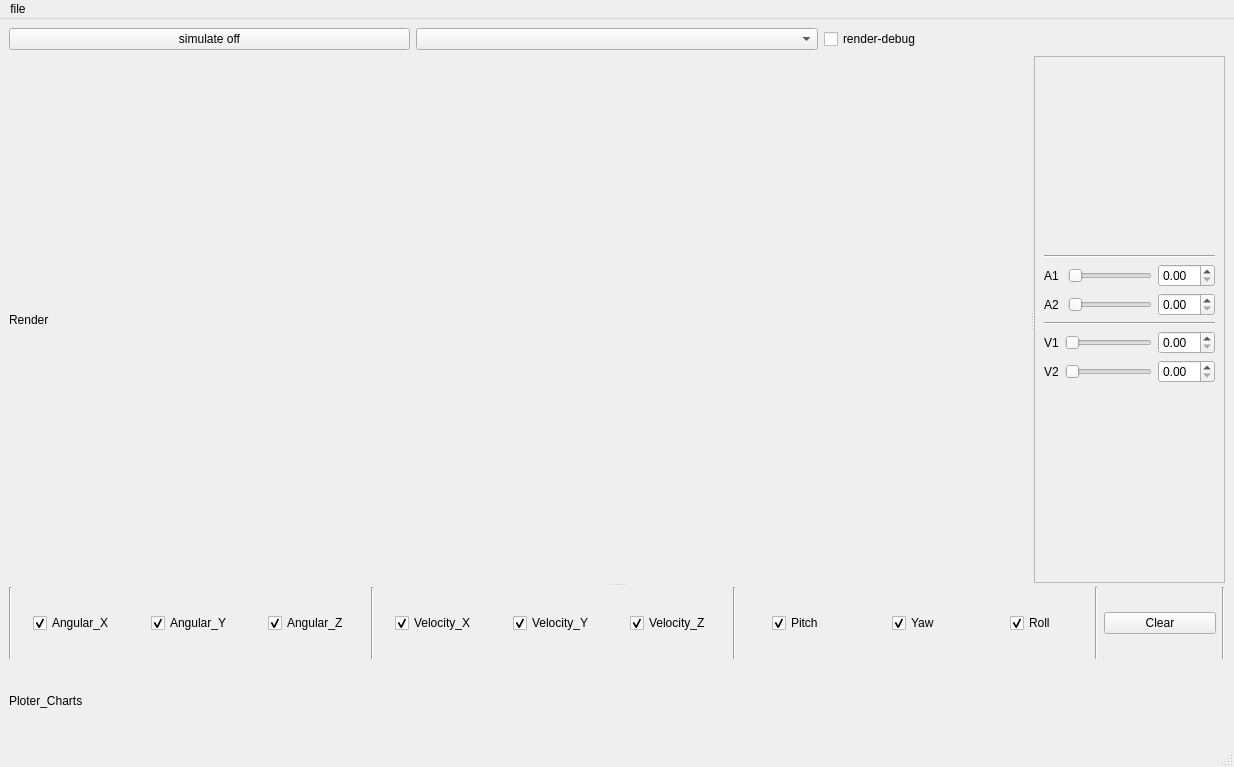
<?xml version="1.0" encoding="UTF-8"?>
<ui version="4.0">
 <class>MainWindow</class>
 <widget class="QMainWindow" name="MainWindow">
  <property name="geometry">
   <rect>
    <x>0</x>
    <y>0</y>
    <width>1234</width>
    <height>767</height>
   </rect>
  </property>
  <property name="windowTitle">
   <string>MainWindow</string>
  </property>
  <widget class="QWidget" name="centralwidget">
   <layout class="QGridLayout" name="gridLayout_2">
    <item row="0" column="0">
     <layout class="QHBoxLayout" name="horizontalLayout">
      <item>
       <widget class="QPushButton" name="pushButton_Simulate">
        <property name="text">
         <string>simulate off</string>
        </property>
       </widget>
      </item>
      <item>
       <widget class="QComboBox" name="comboBox"/>
      </item>
      <item>
       <widget class="QCheckBox" name="checkBox">
        <property name="text">
         <string>render-debug</string>
        </property>
       </widget>
      </item>
     </layout>
    </item>
    <item row="1" column="0">
     <widget class="QSplitter" name="splitter_3">
      <property name="sizePolicy">
       <sizepolicy hsizetype="Minimum" vsizetype="Minimum">
        <horstretch>0</horstretch>
        <verstretch>0</verstretch>
       </sizepolicy>
      </property>
      <property name="minimumSize">
       <size>
        <width>90</width>
        <height>90</height>
       </size>
      </property>
      <property name="orientation">
       <enum>Qt::Vertical</enum>
      </property>
      <widget class="QSplitter" name="splitter_2">
       <property name="sizePolicy">
        <sizepolicy hsizetype="Minimum" vsizetype="Minimum">
         <horstretch>0</horstretch>
         <verstretch>0</verstretch>
        </sizepolicy>
       </property>
       <property name="minimumSize">
        <size>
         <width>0</width>
         <height>60</height>
        </size>
       </property>
       <property name="orientation">
        <enum>Qt::Horizontal</enum>
       </property>
       <widget class="QSplitter" name="splitter">
        <property name="sizePolicy">
         <sizepolicy hsizetype="Minimum" vsizetype="Minimum">
          <horstretch>90</horstretch>
          <verstretch>0</verstretch>
         </sizepolicy>
        </property>
        <property name="orientation">
         <enum>Qt::Horizontal</enum>
        </property>
        <widget class="GLWidget_Quadrocopter" name="label_opengl">
         <property name="sizePolicy">
          <sizepolicy hsizetype="Minimum" vsizetype="Minimum">
           <horstretch>0</horstretch>
           <verstretch>0</verstretch>
          </sizepolicy>
         </property>
         <property name="text">
          <string>Render</string>
         </property>
        </widget>
       </widget>
       <widget class="QScrollArea" name="scrollArea">
        <property name="widgetResizable">
         <bool>true</bool>
        </property>
        <widget class="QWidget" name="scrollAreaWidgetContents">
         <property name="geometry">
          <rect>
           <x>0</x>
           <y>0</y>
           <width>205</width>
           <height>262</height>
          </rect>
         </property>
         <layout class="QGridLayout" name="gridLayout">
          <item row="0" column="0">
           <layout class="QVBoxLayout" name="verticalLayout">
            <item>
             <widget class="Line" name="line_2">
              <property name="orientation">
               <enum>Qt::Horizontal</enum>
              </property>
             </widget>
            </item>
            <item>
             <layout class="QHBoxLayout" name="horizontalLayout_4">
              <item>
               <widget class="QLabel" name="label_4">
                <property name="text">
                 <string>A1 </string>
                </property>
               </widget>
              </item>
              <item>
               <widget class="QSlider" name="horizontalSlider_A1">
                <property name="orientation">
                 <enum>Qt::Horizontal</enum>
                </property>
               </widget>
              </item>
              <item>
               <widget class="QDoubleSpinBox" name="doubleSpinBox"/>
              </item>
             </layout>
            </item>
            <item>
             <layout class="QHBoxLayout" name="horizontalLayout_5">
              <item>
               <widget class="QLabel" name="label_3">
                <property name="text">
                 <string>A2 </string>
                </property>
               </widget>
              </item>
              <item>
               <widget class="QSlider" name="horizontalSlider_A2">
                <property name="orientation">
                 <enum>Qt::Horizontal</enum>
                </property>
               </widget>
              </item>
              <item>
               <widget class="QDoubleSpinBox" name="doubleSpinBox_2"/>
              </item>
             </layout>
            </item>
            <item>
             <widget class="Line" name="line">
              <property name="orientation">
               <enum>Qt::Horizontal</enum>
              </property>
             </widget>
            </item>
            <item>
             <layout class="QHBoxLayout" name="horizontalLayout_2">
              <item>
               <widget class="QLabel" name="label_2">
                <property name="text">
                 <string>V1</string>
                </property>
               </widget>
              </item>
              <item>
               <widget class="QSlider" name="horizontalSlider_V1">
                <property name="orientation">
                 <enum>Qt::Horizontal</enum>
                </property>
               </widget>
              </item>
              <item>
               <widget class="QDoubleSpinBox" name="doubleSpinBox_v1"/>
              </item>
             </layout>
            </item>
            <item>
             <layout class="QHBoxLayout" name="horizontalLayout_3">
              <item>
               <widget class="QLabel" name="label">
                <property name="text">
                 <string>V2</string>
                </property>
               </widget>
              </item>
              <item>
               <widget class="QSlider" name="horizontalSlider_V2">
                <property name="orientation">
                 <enum>Qt::Horizontal</enum>
                </property>
               </widget>
              </item>
              <item>
               <widget class="QDoubleSpinBox" name="doubleSpinBox_V2"/>
              </item>
             </layout>
            </item>
           </layout>
          </item>
         </layout>
        </widget>
       </widget>
      </widget>
      <widget class="QWidget" name="layoutWidget">
       <layout class="QVBoxLayout" name="verticalLayout_2">
        <item>
         <layout class="QHBoxLayout" name="horizontalLayout_6">
          <item>
           <widget class="Line" name="line_3">
            <property name="orientation">
             <enum>Qt::Vertical</enum>
            </property>
           </widget>
          </item>
          <item alignment="Qt::AlignHCenter">
           <widget class="QCheckBox" name="checkBox_AngularX">
            <property name="text">
             <string>Angular_X</string>
            </property>
            <property name="checked">
             <bool>true</bool>
            </property>
           </widget>
          </item>
          <item alignment="Qt::AlignHCenter">
           <widget class="QCheckBox" name="checkBox_AngularY">
            <property name="text">
             <string>Angular_Y</string>
            </property>
            <property name="checked">
             <bool>true</bool>
            </property>
           </widget>
          </item>
          <item alignment="Qt::AlignHCenter">
           <widget class="QCheckBox" name="checkBox_AngularZ">
            <property name="text">
             <string>Angular_Z</string>
            </property>
            <property name="checked">
             <bool>true</bool>
            </property>
           </widget>
          </item>
          <item>
           <widget class="Line" name="line_7">
            <property name="orientation">
             <enum>Qt::Vertical</enum>
            </property>
           </widget>
          </item>
          <item alignment="Qt::AlignHCenter">
           <widget class="QCheckBox" name="checkBox_VelocityX">
            <property name="text">
             <string>Velocity_X</string>
            </property>
            <property name="checked">
             <bool>true</bool>
            </property>
           </widget>
          </item>
          <item alignment="Qt::AlignHCenter">
           <widget class="QCheckBox" name="checkBox_VelocityY">
            <property name="text">
             <string>Velocity_Y</string>
            </property>
            <property name="checked">
             <bool>true</bool>
            </property>
           </widget>
          </item>
          <item alignment="Qt::AlignHCenter">
           <widget class="QCheckBox" name="checkBox_VelocityZ">
            <property name="text">
             <string>Velocity_Z</string>
            </property>
            <property name="checked">
             <bool>true</bool>
            </property>
           </widget>
          </item>
          <item>
           <widget class="Line" name="line_5">
            <property name="orientation">
             <enum>Qt::Vertical</enum>
            </property>
           </widget>
          </item>
          <item alignment="Qt::AlignHCenter">
           <widget class="QCheckBox" name="checkBox_Pitch">
            <property name="text">
             <string>Pitch</string>
            </property>
            <property name="checked">
             <bool>true</bool>
            </property>
           </widget>
          </item>
          <item alignment="Qt::AlignHCenter">
           <widget class="QCheckBox" name="checkBox_Yaw">
            <property name="text">
             <string>Yaw</string>
            </property>
            <property name="checked">
             <bool>true</bool>
            </property>
           </widget>
          </item>
          <item alignment="Qt::AlignHCenter">
           <widget class="QCheckBox" name="checkBox_Roll">
            <property name="text">
             <string>Roll</string>
            </property>
            <property name="checked">
             <bool>true</bool>
            </property>
           </widget>
          </item>
          <item>
           <widget class="Line" name="line_6">
            <property name="orientation">
             <enum>Qt::Vertical</enum>
            </property>
           </widget>
          </item>
          <item>
           <widget class="QPushButton" name="pushButton_ClearChart">
            <property name="text">
             <string>Clear</string>
            </property>
           </widget>
          </item>
          <item>
           <widget class="Line" name="line_4">
            <property name="orientation">
             <enum>Qt::Vertical</enum>
            </property>
           </widget>
          </item>
         </layout>
        </item>
        <item>
         <widget class="Chart_Widget" name="label_plot">
          <property name="text">
           <string>Ploter_Charts</string>
          </property>
         </widget>
        </item>
       </layout>
      </widget>
     </widget>
    </item>
   </layout>
  </widget>
  <widget class="QMenuBar" name="menubar">
   <property name="geometry">
    <rect>
     <x>0</x>
     <y>0</y>
     <width>1234</width>
     <height>22</height>
    </rect>
   </property>
   <widget class="QMenu" name="menufile">
    <property name="title">
     <string>file</string>
    </property>
    <addaction name="actionopen"/>
    <addaction name="actionexport"/>
   </widget>
   <addaction name="menufile"/>
  </widget>
  <widget class="QStatusBar" name="statusbar"/>
  <action name="actionopen">
   <property name="text">
    <string>open</string>
   </property>
  </action>
  <action name="actionexport">
   <property name="text">
    <string>export</string>
   </property>
  </action>
 </widget>
 <customwidgets>
  <customwidget>
   <class>Chart_Widget</class>
   <extends>QLabel</extends>
   <header>chart_widget.h</header>
  </customwidget>
  <customwidget>
   <class>GLWidget_Quadrocopter</class>
   <extends>QLabel</extends>
   <header location="global">glwidget_quadrocopter.h</header>
  </customwidget>
 </customwidgets>
 <resources/>
 <connections/>
</ui>
